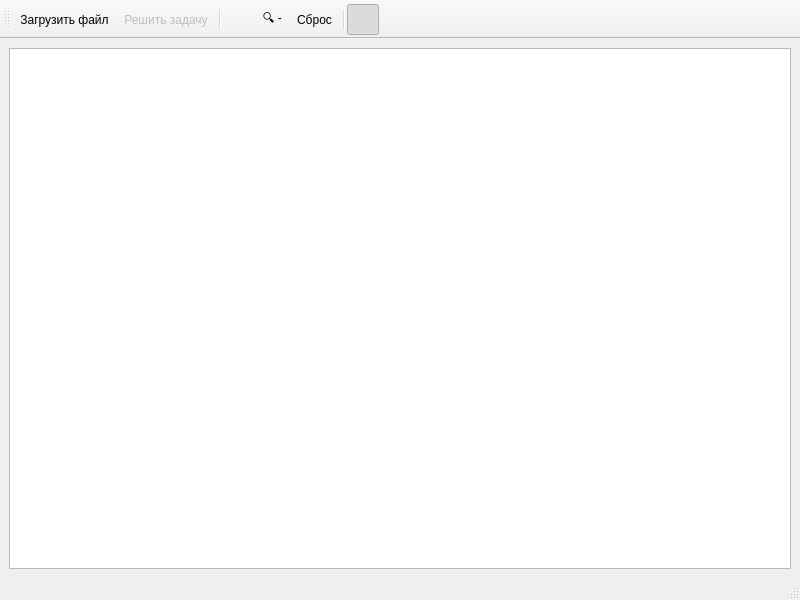
<?xml version="1.0" encoding="UTF-8"?>
<ui version="4.0">
 <class>MainWindow</class>
 <widget class="QMainWindow" name="MainWindow">
  <property name="geometry">
   <rect>
    <x>0</x>
    <y>0</y>
    <width>800</width>
    <height>600</height>
   </rect>
  </property>
  <property name="windowTitle">
   <string>Line solver</string>
  </property>
  <property name="dockNestingEnabled">
   <bool>false</bool>
  </property>
  <widget class="QWidget" name="centralwidget">
   <layout class="QVBoxLayout" name="verticalLayout">
    <item>
     <widget class="CGraphicsViewEx" name="graphicsView">
      <property name="verticalScrollBarPolicy">
       <enum>Qt::ScrollBarAsNeeded</enum>
      </property>
      <property name="horizontalScrollBarPolicy">
       <enum>Qt::ScrollBarAsNeeded</enum>
      </property>
     </widget>
    </item>
   </layout>
  </widget>
  <widget class="QMenuBar" name="menubar">
   <property name="geometry">
    <rect>
     <x>0</x>
     <y>0</y>
     <width>800</width>
     <height>25</height>
    </rect>
   </property>
  </widget>
  <widget class="QStatusBar" name="statusbar"/>
  <widget class="QToolBar" name="toolBar">
   <property name="windowTitle">
    <string>Панель инструментов</string>
   </property>
   <attribute name="toolBarArea">
    <enum>TopToolBarArea</enum>
   </attribute>
   <attribute name="toolBarBreak">
    <bool>false</bool>
   </attribute>
   <addaction name="actionLoadFile"/>
   <addaction name="actionSolve"/>
   <addaction name="separator"/>
   <addaction name="actionZoomIn"/>
   <addaction name="actionZoomOut"/>
   <addaction name="actionResetView"/>
   <addaction name="separator"/>
   <addaction name="actionToggleGrid"/>
  </widget>
  <action name="actionLoadFile">
   <property name="icon">
    <iconset resource="resources.qrc">
     <normaloff>:/icons/folder.png</normaloff>:/icons/folder.png</iconset>
   </property>
   <property name="text">
    <string>Загрузить файл</string>
   </property>
   <property name="toolTip">
    <string>Загрузка файла с точками</string>
   </property>
  </action>
  <action name="actionSolve">
   <property name="enabled">
    <bool>false</bool>
   </property>
   <property name="icon">
    <iconset resource="resources.qrc">
     <normaloff>:/icons/solve.png</normaloff>:/icons/solve.png</iconset>
   </property>
   <property name="text">
    <string> Решить задачу</string>
   </property>
   <property name="toolTip">
    <string>Найти прямую</string>
   </property>
  </action>
  <action name="actionZoomIn">
   <property name="icon">
    <iconset resource="resources.qrc">
     <normaloff>:/icons/increase.png</normaloff>:/icons/increase.png</iconset>
   </property>
   <property name="toolTip">
    <string>Приблизить</string>
   </property>
  </action>
  <action name="actionZoomOut">
   <property name="icon">
    <iconset resource="resources.qrc">
     <normaloff>:/icons/decrease.png</normaloff>:/icons/decrease.png</iconset>
   </property>
   <property name="text">
    <string>🔍 -</string>
   </property>
   <property name="toolTip">
    <string>Отдалить</string>
   </property>
  </action>
  <action name="actionResetView">
   <property name="icon">
    <iconset resource="resources.qrc">
     <normaloff>:/icons/restore.png</normaloff>:/icons/restore.png</iconset>
   </property>
   <property name="text">
    <string>Сброс</string>
   </property>
   <property name="toolTip">
    <string>Сбросить масштаб и позицию</string>
   </property>
  </action>
  <action name="actionToggleGrid">
   <property name="checkable">
    <bool>true</bool>
   </property>
   <property name="checked">
    <bool>true</bool>
   </property>
   <property name="icon">
    <iconset resource="resources.qrc">
     <normaloff>:/icons/coord.png</normaloff>:/icons/coord.png</iconset>
   </property>
   <property name="toolTip">
    <string>Показать/скрыть сетку</string>
   </property>
  </action>
 </widget>
 <customwidgets>
  <customwidget>
   <class>CGraphicsViewEx</class>
   <extends>QGraphicsView</extends>
   <header>GraphicsViewEx/graphicsviewex.h</header>
  </customwidget>
 </customwidgets>
 <resources>
  <include location="resources.qrc"/>
 </resources>
 <connections/>
</ui>
